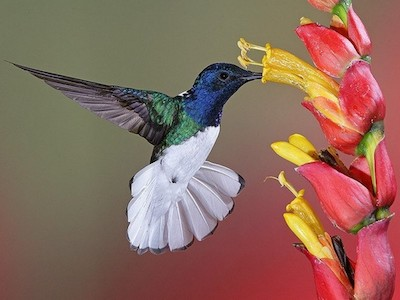
#> input picture 2017-fall/data/bird.jpg, 400 x 300 px
$ jupyter execute --allow-errors 04-01-clustering-homework.ipynb   (shell and % lines are left out)
#> lines starting #> are read from the running program, lines starting #| are printed output that depends on the picture
# Домашняя работа 4. Кластеризация.

1. Скачайте этот ноутбук к себе.
2. Заполните пропущенные ячейки, отвечая на заданные вопросы. Там должен быть код! (если не сказано обратное)
3. Сохраните результат в своём гитхаб репозитории.
4. Пришлите на почту ml-teachers ссылку на этот файл в вашем репозитории.
5. В теме письма указать `ML Homework #4: Name Surname`. Если тема будет неправильная, то задание не будет проверено.

**Дедлайн**: 19.11.2017 00:00 OMSK

    После дедлайна можно сдать, но вы получите штраф по баллам в рейтинге.

**Рассылка решений**: 23.11.2017 17:00 OMSK

    После рассылки задания совсем не имеют веса.

### Полезная литература

- [Интересные алгоритмы кластеризации, часть первая: Affinity propagation](https://habrahabr.ru/post/321216/) и другие статьи цикла
- [Глава 7: кластеризация и визуализация. К. В. Воронцов](http://www.machinelearning.ru/wiki/images/6/6d/Voron-ML-1.pdf)
- [Документация sklearn.clustering](http://scikit-learn.org/stable/modules/clustering.html)
- [K-Means Clustering - The Math of Intelligence. Siraj Raval](https://www.youtube.com/watch?v=9991JlKnFmk) объяснение с программированием KMeans вручную

## 1. Изображения (6 баллов)

С помощью алгоритмов кластеризации можно уменьшить число цветов в изображении. В данном случае будут кластеризоваться похожие пиксели. Такой подход позволяет перейти к суперпиксельному представлению изображений, которое является более компактным и используется в задачах компьютерного зрения.

Загрузим картинку `data/bird.jpg` с помощью scikit-image и выведите ее с помощью matplotlib.

[cell 1]
from skimage.io import imread
from skimage import img_as_float
from matplotlib import pyplot as plt
import numpy as np

img = imread("../../data/bird.jpg")
#> img is the input picture: shape (300, 400, 3); mean R, G, B 141.5, 106.3, 93.7
plt.imshow(img)

### 1.1 Scale (0.5 балла)

Если вы посмотрите на содержимое numpy массива, в котором хранится изображение, то увидите, что там будут числа от 0 до 255. Нам лучше перейти к числам от 0 до 1.

**Преобразуйте вашу матрицу, как сказано выше.**

**Hint**: Это можно сделать с помощью функции `skimage.img_as_float`.

[cell 2]
floatimg = img_as_float(img)
plt.imshow(floatimg)

### 1.2 Reshape (1 балл)

Мы получили матрицу размера `(300, 400, 3)`. Нам это не подходит. Чтобы запустить kMeans нам нужно иметь много-много объектов и 3 признака - значение яркости пикселя в канале Red, Green и Blue.

**Преобразуйте матрицу так, чтобы получилась матрица размера `(120000, 3)`. **

**Hint**: Вам пригодятся функции: `np.ravel` и `np.vstack`.

[cell 3]
A = np.vstack(floatimg)
B = np.ravel(A).reshape(120000, 3)

### 1.3 Train (0.5 балла)

Отлично. У нас есть подготовленные данные. Теперь мы будем находить кластеры похожих пикселей по цвету. Для этого создайте KMeans для, например, 8 цветов. **Обучите модель** (может занять около 10 секунд). С помощью магического макроса `%time` **покажите, сколько времени у вас занимало обучение**.

[cell 4]
from sklearn.cluster import KMeans
import time
start_time = time.time()
C = KMeans(n_clusters=8, random_state=0).fit(B)
print("--- %s seconds ---" % (time.time() - start_time))

### 1.4 Draw centroids (1 балл)

**Нарисуйте с помощью imshow центры кластеров**: будет 8 пикселей со средним цветом по всему кластеру.
Это называется цветовой палитрой.

**Hint**: reshape в 3 мерный массив, так как у вас будет 2-мерный

[cell 5]
plt.imshow(C.cluster_centers_.reshape(3,8))
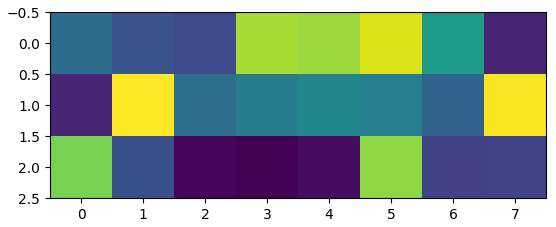
#> figure drawn by matplotlib, 1 panel
